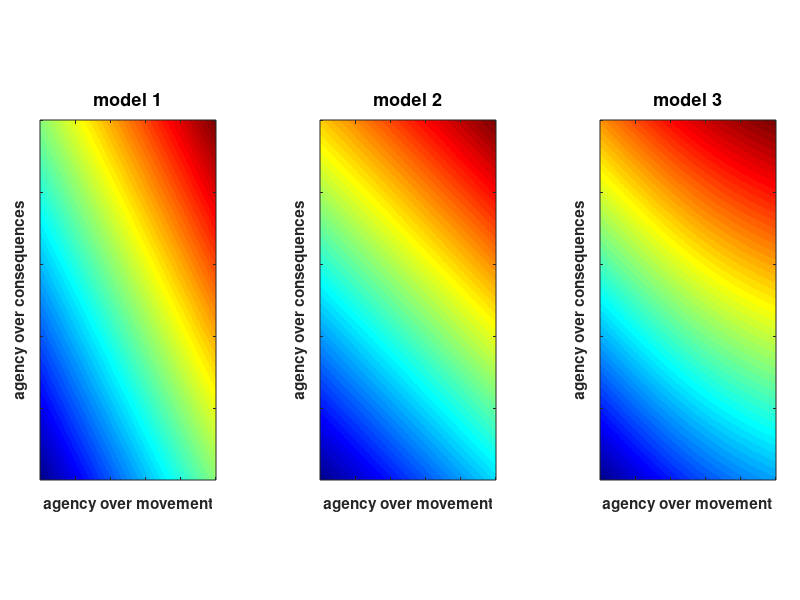

Recreate this plot in MATLAB.
vec_local = 0:0.001:1;
vec_outcome = 0:0.001:1;

vec_local2 = 1./(1+exp(-vec_outcome*2));

mattrial_1 = zeros(length(vec_local), length(vec_outcome));
mattrial_2 = zeros(length(vec_local), length(vec_outcome));
mattrial_3 = zeros(length(vec_local), length(vec_outcome));

for i = 1:length(vec_local)
    for ii = 1:length(vec_outcome)
        mattrial_1(ii, i) = vec_local(i) + vec_outcome(ii);
        mattrial_2(ii, i) = vec_local(i) + 2 * vec_outcome(ii);
        mattrial_3(ii, i) = vec_local2(i) + vec_outcome(ii);
%         mattrial_3(i, ii) = + 1/(1 + exp(10-1*(3*v1(i)+ v22(ii)))) ;
%         mattrial_3(i, ii) = v2(ii) + 1/(exp(-v1(i)));
%         mattrial_3(i, ii) = 2 * v2(ii) + 1/(1 + exp(-v1(i)));
    end
end

fig1 = figure(1);

axis([0 1 0 1]);

colormap jet;
subplot('Position', [0.05 0.2 0.22 0.6])
imagesc(mattrial_1)
set(gca,'YDir','normal', 'XTickLabel', {''}, 'YTickLabel', {''});
xlabel('agency over movement', 'FontSize', 11, 'FontWeight', 'bold');
ylabel('agency over consequences', 'FontSize', 11, 'FontWeight', 'bold');
title('model 1', 'FontSize', 13, 'FontWeight', 'bold');

subplot('Position', [0.4 0.2 0.22 0.6])
imagesc(mattrial_2)
set(gca,'YDir','normal', 'XTickLabel', {''}, 'YTickLabel', {''});
xlabel('agency over movement', 'FontSize', 11, 'FontWeight', 'bold');
ylabel('agency over consequences', 'FontSize', 11, 'FontWeight', 'bold');
title('model 2', 'FontSize', 13, 'FontWeight', 'bold');

subplot('Position', [0.75 0.2 0.22 0.6])
imagesc(mattrial_3)
set(gca,'YDir','normal', 'XTickLabel', {''}, 'YTickLabel', {''});
xlabel('agency over movement', 'FontSize', 11, 'FontWeight', 'bold');
ylabel('agency over consequences', 'FontSize', 11, 'FontWeight', 'bold');
title('model 3', 'FontSize', 13, 'FontWeight', 'bold');
% colorbar;

set(fig1, 'units', 'centimeters', 'Position', [5 5 18.0 8.0]);